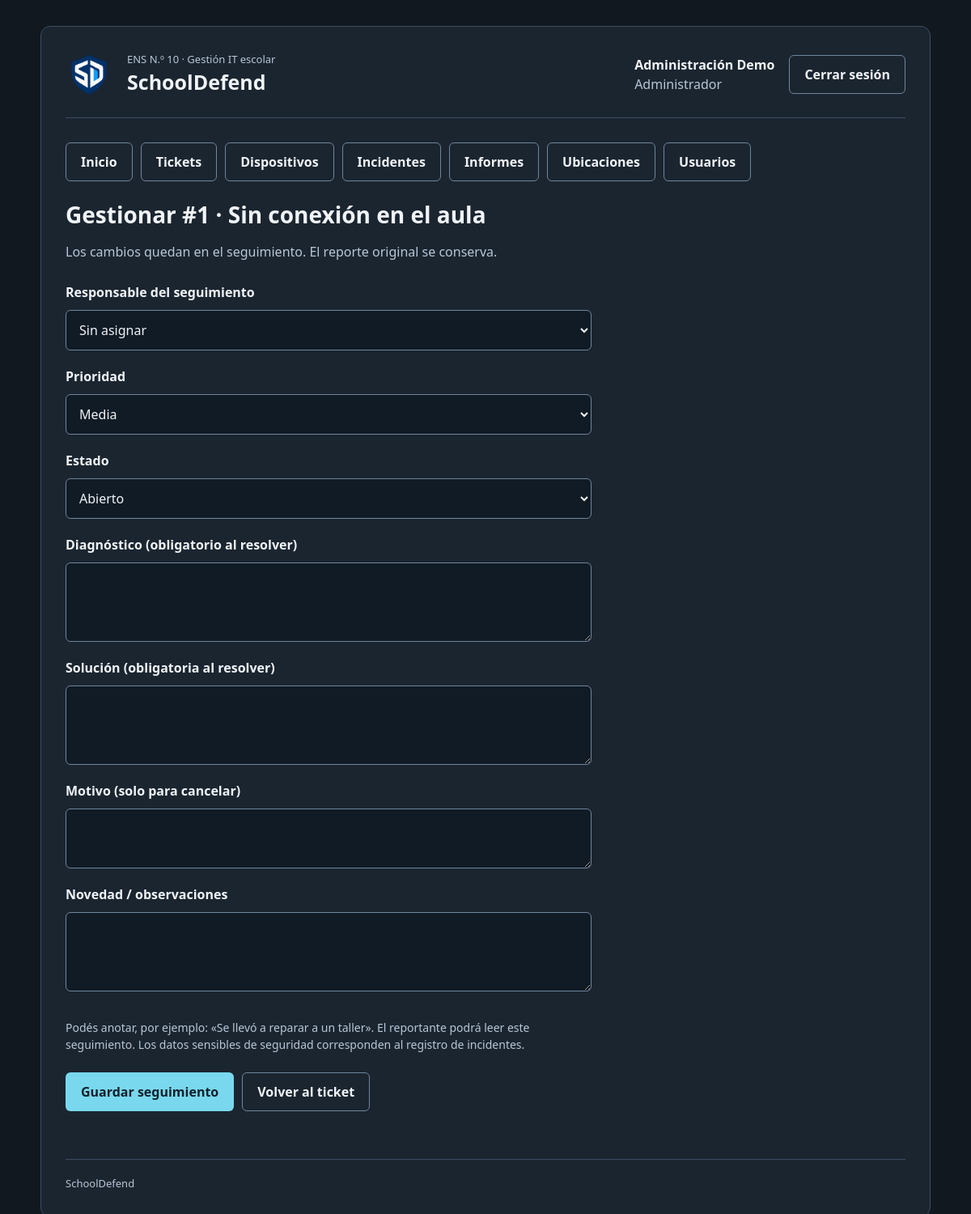
Screenshot of /tickets/editar.php?id=1 (signed in) with the database file from the repository.
### tables this page shows
CREATE TABLE usuarios (
    id_usuario INT UNSIGNED AUTO_INCREMENT PRIMARY KEY,
    nombre VARCHAR(100) NOT NULL,
    nombre_usuario VARCHAR(50) NOT NULL UNIQUE,
    password_hash VARCHAR(255) NOT NULL,
    rol ENUM('administrador','tecnico','profesor') NOT NULL,
    fecha_creacion DATETIME NOT NULL DEFAULT CURRENT_TIMESTAMP,
    activo TINYINT NOT NULL DEFAULT 1,
    fecha_baja DATETIME NULL,
    id_usuario_baja INT UNSIGNED NULL,
    motivo_baja VARCHAR(255) NULL,
    FOREIGN KEY (id_usuario_baja) REFERENCES usuarios(id_usuario) ON DELETE RESTRICT
);

CREATE TABLE tickets (
    id_ticket INT UNSIGNED AUTO_INCREMENT PRIMARY KEY,
    titulo VARCHAR(150) NOT NULL,
    descripcion TEXT NOT NULL,
    id_ubicacion INT UNSIGNED NOT NULL,
    id_dispositivo INT UNSIGNED NULL,
    id_creador INT UNSIGNED NOT NULL,
    id_tecnico INT UNSIGNED NULL,
    prioridad ENUM('baja','media','alta') NOT NULL DEFAULT 'media',
    estado ENUM('abierto','en_proceso','en_espera_repuesto','resuelto','cancelado') NOT NULL DEFAULT 'abierto',
    diagnostico TEXT NULL,
    solucion TEXT NULL,
    motivo_cancelacion TEXT NULL,
    fecha_creacion DATETIME NOT NULL DEFAULT CURRENT_TIMESTAMP,
    fecha_cierre DATETIME NULL,
    FOREIGN KEY (id_ubicacion) REFERENCES ubicaciones(id_ubicacion) ON DELETE RESTRICT,
    FOREIGN KEY (id_dispositivo) REFERENCES dispositivos(id_dispositivo) ON DELETE RESTRICT,
    FOREIGN KEY (id_creador) REFERENCES usuarios(id_usuario) ON DELETE RESTRICT,
    FOREIGN KEY (id_tecnico) REFERENCES usuarios(id_usuario) ON DELETE RESTRICT
);

### includes/funciones.php (called while the page is built, shortened)
<?php
function escapar($texto)
{
    return htmlspecialchars((string) $texto, ENT_QUOTES, 'UTF-8');
}
function nombreRol($rol)
{
    $nombresRoles = [
        'administrador' => 'Administrador',
        'tecnico' => 'Técnico',
        'profesor' => 'Profesor'
    ];
    return $nombresRoles[$rol] ?? 'Sin rol';
}
function textoEntrada($datos, $campo, $valorInicial = '')
{
    return trim($datos[$campo]);
}
function idEntrada($datos, $campo)
{
    $valor = textoEntrada($datos, $campo);
    return filter_var($valor, FILTER_VALIDATE_INT, ['options' => ['min_range' => 1]]) ?: null;
}

### includes/sesion.php (called while the page is built, shortened)
<?php
require_once __DIR__ . '/funciones.php';
function usuarioActual()
{
    $pdo = getConexion();
    $sqlUsuario = "
        SELECT id_usuario, nombre, nombre_usuario, rol
        FROM usuarios
        WHERE id_usuario = ?
          AND activo = 1";
    $consultaUsuario = $pdo->prepare($sqlUsuario);
    $consultaUsuario->execute([$_SESSION['id_usuario']]);
    $usuario = $consultaUsuario->fetch();
    return $usuario;
}
function exigirSesion($rutaLogin = 'login.php')
{
    $usuario = usuarioActual();
    return $usuario;
}

### tickets/opciones.php (called while the page is built)
<?php
$estadosTicket = [
    'abierto' => 'Abierto',
    'en_proceso' => 'En proceso',
    'en_espera_repuesto' => 'En espera de repuesto',
    'resuelto' => 'Resuelto',
    'cancelado' => 'Cancelado'
];
$prioridadesTicket = ['baja' => 'Baja', 'media' => 'Media', 'alta' => 'Alta'];
$transicionesTicket = [
    'abierto' => ['abierto', 'en_proceso', 'cancelado'],
    'en_proceso' => ['en_proceso', 'en_espera_repuesto', 'resuelto', 'cancelado'],
    'en_espera_repuesto' => ['en_espera_repuesto', 'en_proceso', 'cancelado'],
    'resuelto' => [],
    'cancelado' => []
];

### tickets/editar.php (the view, shortened to what this page needs)
<?php
require_once __DIR__ . '/../includes/sesion.php';
require_once __DIR__ . '/opciones.php';
$usuario = exigirSesion('../login.php');
$pdo = getConexion();
$rutaBase = '../';
$idTicket = idEntrada($_GET, 'id');
$novedad = '';
$consultaTicket = $pdo->prepare('SELECT * FROM tickets WHERE id_ticket = ?');
$consultaTicket->execute([$idTicket]);
$ticket = $consultaTicket->fetch();
$datosFormulario = $ticket;
$estadosPermitidos = $transicionesTicket[$ticket['estado']];
require_once __DIR__ . '/../includes/encabezado.php';
?>
<h1>Gestionar #<?= $idTicket ?> · <?= escapar($ticket['titulo']) ?></h1>
<p class="texto-secundario">Los cambios quedan en el seguimiento. El reporte original se conserva.</p>
<form method="post" class="formulario formulario-edicion">
    <label for="id_tecnico">Responsable del seguimiento</label>
    <select id="id_tecnico" name="id_tecnico">
        <option value="">Sin asignar</option>
    </select>
    <label for="prioridad">Prioridad</label>
    <select id="prioridad" name="prioridad" required>
        <?php foreach ($prioridadesTicket as $valorPrioridad => $nombrePrioridad): ?>
            <option value="<?= escapar($valorPrioridad) ?>" <?= $datosFormulario['prioridad'] === $valorPrioridad ? 'selected' : '' ?>><?= escapar($nombrePrioridad) ?></option>
        <?php endforeach; ?>
    </select>
    <label for="estado">Estado</label>
    <select id="estado" name="estado" required>
        <?php foreach ($estadosPermitidos as $estadoPermitido): ?>
            <option value="<?= escapar($estadoPermitido) ?>" <?= $datosFormulario['estado'] === $estadoPermitido ? 'selected' : '' ?>><?= escapar($estadosTicket[$estadoPermitido]) ?></option>
        <?php endforeach; ?>
    </select>
    <label for="diagnostico">Diagnóstico (obligatorio al resolver)</label>
    <textarea id="diagnostico" name="diagnostico" rows="3" maxlength="10000"><?= escapar($datosFormulario['diagnostico']) ?></textarea>
    <label for="solucion">Solución (obligatoria al resolver)</label>
    <textarea id="solucion" name="solucion" rows="3" maxlength="10000"><?= escapar($datosFormulario['solucion']) ?></textarea>
    <label for="motivo_cancelacion">Motivo (solo para cancelar)</label>
    <textarea id="motivo_cancelacion" name="motivo_cancelacion" rows="2" maxlength="10000"><?= escapar($datosFormulario['motivo_cancelacion']) ?></textarea>
    <label for="novedad">Novedad / observaciones</label>
    <textarea id="novedad" name="novedad" rows="3" maxlength="10000"><?= escapar($novedad) ?></textarea>
    <p class="ayuda">Podés anotar, por ejemplo: «Se llevó a reparar a un taller». El reportante podrá leer este seguimiento. Los datos sensibles de seguridad corresponden al registro de incidentes.</p>
    <div class="acciones">
        <button class="boton" type="submit">Guardar seguimiento</button>
        <a class="boton boton-secundario" href="detalle.php?id=<?= $idTicket ?>">Volver al ticket</a>
    </div>
</form>
<?php require_once __DIR__ . '/../includes/pie.php'; ?>

### includes/encabezado.php (shortened to what this page needs)
<?php
$rutaBase = $rutaBase ?? '';
$rutaEstilos = escapar($rutaBase . 'css/estilos.css');
$rutaLogoEncabezado = escapar($rutaBase . 'Imagenes/logo-escudo.png');
$rutaCerrarSesion = escapar($rutaBase . 'logout.php');
$mostrarCuenta = !empty($usuario);
$nombreCuenta = '';
$rolCuenta = '';
$enlacesMenu = [];
if ($mostrarCuenta) {
    $nombreCuenta = escapar($usuario['nombre']);
    $rolCuenta = escapar(nombreRol($usuario['rol']));
    $enlacesMenu['Inicio'] = $rutaBase . 'index.php';
    $enlacesMenu['Tickets'] = $rutaBase . 'tickets/index.php';
    if (in_array($usuario['rol'], ['administrador', 'tecnico'], true)) {
        $enlacesMenu['Dispositivos'] = $rutaBase . 'dispositivos/index.php';
        $enlacesMenu['Incidentes'] = $rutaBase . 'incidentes/index.php';
        $enlacesMenu['Informes'] = $rutaBase . 'informes/index.php';
    }
    if ($usuario['rol'] === 'administrador') {
        $enlacesMenu['Ubicaciones'] = $rutaBase . 'ubicaciones/index.php';
        $enlacesMenu['Usuarios'] = $rutaBase . 'usuarios/index.php';
    }
}
?>
<!DOCTYPE html>
<html lang="es">
    <head>
        <link rel="stylesheet" href="<?= $rutaEstilos ?>">
    </head>
    <body>
        <div class="contenedor">
            <header class="encabezado">
                <div class="marca">
                    <img class="logo-encabezado" src="<?= $rutaLogoEncabezado ?>" alt="">
                    <div>
                        <p class="institucion">ENS N.º 10 · Gestión IT escolar</p>
                        <p class="nombre-sistema">SchoolDefend</p>
                    </div>
                </div>
                <?php if ($mostrarCuenta): ?>
                    <div class="cuenta">
                        <div>
                            <strong><?= $nombreCuenta ?></strong>
                            <br>
                            <span class="texto-secundario"><?= $rolCuenta ?></span>
                        </div>
                        <form method="post" action="<?= $rutaCerrarSesion ?>">
                            <button class="boton boton-secundario" type="submit">Cerrar sesión</button>
                        </form>
                    </div>
                <?php endif; ?>
            </header>
            <?php if ($mostrarCuenta): ?>
                <nav class="menu" aria-label="Menú principal">
                    <?php foreach ($enlacesMenu as $nombreEnlace => $rutaEnlace): ?>
                        <a class="boton boton-secundario" href="<?= escapar($rutaEnlace) ?>"><?= escapar($nombreEnlace) ?></a>
                    <?php endforeach; ?>
                </nav>
            <?php endif; ?>
            <main id="contenido">

### css/estilos.css (style rules this page uses)
:root { color-scheme: dark; --fondo: #111820; --panel: #1b2530; --borde: #3b4d5f; --texto: #f0f4f8; --secundario: #b8c7d6; --acento: #79d8ed; --decoracion-link: none; }
* { box-sizing: border-box; }
body { margin: 0; padding: 32px 20px; background: var(--fondo); color: var(--texto); font-family: 'Segoe UI', Arial, sans-serif; font-size: 16px; line-height: 1.5; }
.contenedor { max-width: 1100px; margin: auto; padding: 30px; background: var(--panel); border: 1px solid var(--borde); border-radius: 12px; }
.encabezado, .marca, .cuenta { display: flex; align-items: center; gap: 18px; }
.encabezado { justify-content: space-between; flex-wrap: wrap; padding-bottom: 24px; margin-bottom: 30px; border-bottom: 1px solid var(--borde); }
.logo-encabezado { width: 58px; height: 58px; object-fit: contain; flex-shrink: 0; }
.institucion, .nombre-sistema { margin: 0; }
.institucion { font-size: 13px; color: var(--secundario); }
.nombre-sistema { font-size: 25px; font-weight: 700; }
h1 { font-size: 28px; line-height: 1.25; margin: 0 0 12px; }
.texto-secundario, .ayuda { color: var(--secundario); }
.formulario { display: grid; gap: 10px; margin-top: 26px; }
label { font-weight: 600; }
input, select, textarea { width: 100%; padding: 12px; margin-bottom: 10px; border: 1px solid #70859a; border-radius: 6px; background: #111b25; color: var(--texto); font: inherit; }
.boton { display: inline-block; padding: 11px 18px; border: 1px solid transparent; border-radius: 6px; background: var(--acento); color: #10212b; font: inherit; font-weight: 700; cursor: pointer; text-decoration: none; transition: all 0.2s ease; }
.boton-secundario { background: transparent; color: var(--texto); border-color: #70859a; }
.ayuda { font-size: 14px; }
a { text-decoration: none; transition: all 0.2s ease; color: var(--acento); }
.menu, .acciones { display: flex; flex-wrap: wrap; gap: 10px; margin-bottom: 24px; }
.formulario-edicion { max-width: 650px; }

### rows the page displays
usuarios: nombre "Administración Demo", rol "Administrador"
tickets: titulo "Sin conexión en el aula", prioridad "Media", estado "Abierto"

### other values shown
escapar($nombreEnlace) "Inicio"
escapar($nombreEnlace) "Tickets"
escapar($nombreEnlace) "Dispositivos"
escapar($nombreEnlace) "Incidentes"
escapar($nombreEnlace) "Informes"
escapar($nombreEnlace) "Ubicaciones"
escapar($nombreEnlace) "Usuarios"
$idTicket "1"
